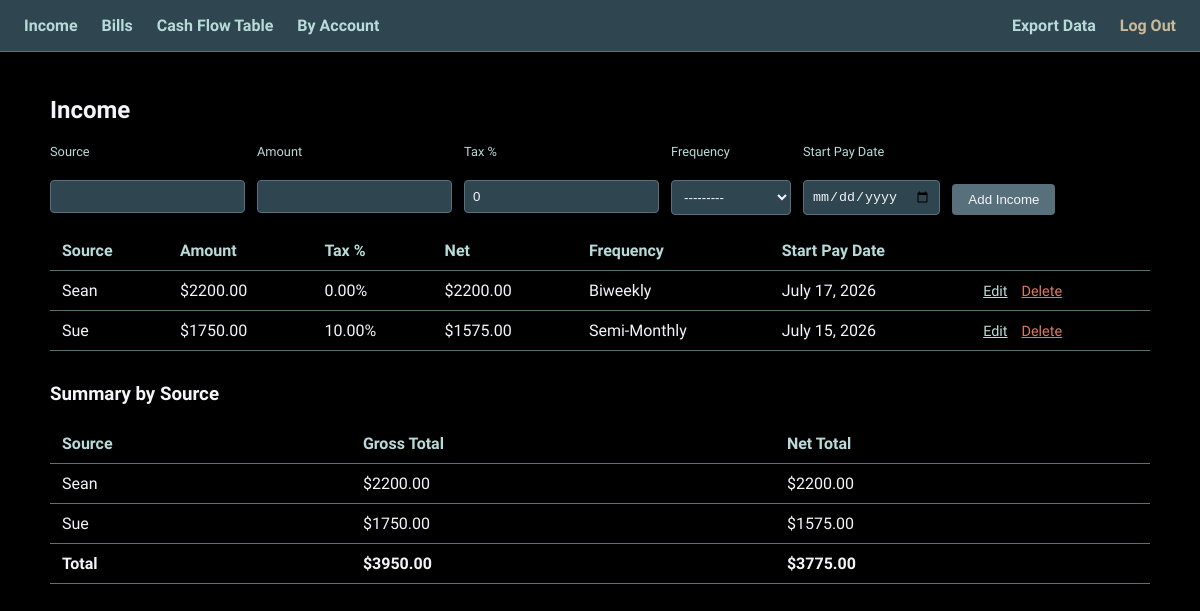
Screenshot of /income/ (signed in) with the database file from the repository.
### income/models.py (models this page shows, shortened)
class Income(models.Model):
    FREQUENCY_CHOICES = [
        ('weekly', 'Weekly'),
        ('biweekly', 'Biweekly'),
        ('semimonthly', 'Semi-Monthly'),
        ('monthly', 'Monthly'),
        ('onetime', 'One-Time'),
    ]
    owner = models.ForeignKey(User, on_delete=models.CASCADE)
    source = models.CharField(max_length=100)
    amount = models.DecimalField(max_digits=10, decimal_places=2)
    tax_deduction_percent = models.DecimalField(max_digits=5, decimal_places=2, default=0)
    frequency = models.CharField(max_length=12, choices=FREQUENCY_CHOICES)
    start_pay_date = models.DateField(help_text="The first known/anchor pay date")
    class Meta:
        ordering = ['source']
    @property
    def net_amount(self):
        return self.amount * (1- (self.tax_deduction_percent / 100))

### income/views.py (the view)
# urls.py: path('',views.income_list, name='income_list'),
@login_required
def income_list(request):
    if request.method == 'POST':
        form = IncomeForm(request.POST)
        if form.is_valid():
            income = form.save(commit=False)
            income.owner = request.user
            income.save()
            return redirect('income_list')
    else:
        form = IncomeForm()
    incomes = Income.objects.filter(owner=request.user)
    summary = {}
    for income in incomes:
        key = income.source
        if key not in summary:
            summary[key] = {'gross': Decimal('0'), 'net': Decimal('0')}
        summary[key]['gross'] += income.amount
        summary[key]['net'] += income.net_amount
    summary_list = sorted(
        [{'source': k, 'gross': v['gross'], 'net': v['net']} for k, v in summary.items()],
        key=lambda x: x['source']
    )
    total_gross = sum((i.amount for i in incomes), Decimal('0'))
    total_net = sum((i.net_amount for i in incomes), Decimal('0'))
    return render(request, 'income/income_list.html', {
        'form': form,
        'incomes': incomes,
        'summary_list': summary_list,
        'total_gross': total_gross,
        'total_net': total_net,
    })

### income/forms.py
class IncomeForm(forms.ModelForm):
    class Meta:
        model = Income
        fields = ['source', 'amount', 'tax_deduction_percent', 'frequency', 'start_pay_date']
        widgets = {
            'start_pay_date': forms.DateInput(attrs={'type': 'date'}),
            'source': forms.TextInput(attrs={'autofocus': True}),
        }

### income/templates/income/income_list.html (shortened to what this page needs)
{% extends 'base.html' %}
{% block content %}
    <h2>Income</h2>
    <form method="post" class="form-row" style="align-items:flex-start;">
        <div>
            <label for="{{ form.source.id_for_label }}">Source</label><br>
            {{ form.source }}
        </div>
        <div>
            <label for="{{ form.amount.id_for_label }}">Amount</label><br>
            {{ form.amount }}
        </div>
        <div>
            <label for="{{ form.tax_deduction_percent.id_for_label }}">Tax %</label><br>
            {{ form.tax_deduction_percent }}
        </div>
        <div>
            <label for="{{ form.frequency.id_for_label }}">Frequency</label><br>
            {{ form.frequency }}
        </div>
        <div>
            <label for="{{ form.start_pay_date.id_for_label }}">Start Pay Date</label><br>
            {{ form.start_pay_date }}
        </div>
        <div style="align-self:flex-end;">
            <button type="submit">Add Income</button>
        </div>
    </form>
    <table>
        <tr>
            <th>Source</th>
            <th>Amount</th>
            <th>Tax %</th>
            <th>Net</th>
            <th>Frequency</th>
            <th>Start Pay Date</th>
            <th></th>
        </tr>
        {% for income in incomes %}
        <tr>
            <td>{{ income.source }}</td>
            <td>${{ income.amount }}</td>
            <td>{{ income.tax_deduction_percent }}%</td>
            <td>${{ income.net_amount|floatformat:2 }}</td>
            <td>{{ income.get_frequency_display }}</td>
            <td>{{ income.start_pay_date }}</td>
            <td>
                <a href="{% url 'income_edit' income.pk %}" class="action-link">Edit</a>
                <a href="{% url 'income_delete' income.pk %}" class="action-link delete">Delete</a>
            </td>
        </tr>
        {% endfor %}
    </table>
        <h3 style="margin-top:32px;">Summary by Source</h3>
    <table>
        <tr>
            <th>Source</th>
            <th>Gross Total</th>
            <th>Net Total</th>
        </tr>
        {% for row in summary_list %}
        <tr>
            <td>{{ row.source }}</td>
            <td>${{ row.gross|floatformat:2 }}</td>
            <td>${{ row.net|floatformat:2 }}</td>
        </tr>
        {% endfor %}
        <tr style="font-weight:bold;">
            <td>Total</td>
            <td>${{ total_gross|floatformat:2 }}</td>
            <td>${{ total_net|floatformat:2 }}</td>
        </tr>
    </table>
{% endblock %}

### static/css/style.css (style rules this page uses)
body { background:#000000; color:#f4f4f9; font-family: 'League Spartan', sans-serif; margin:0; }
table { width:100%; border-collapse: collapse; margin-top:16px; }
th, td { text-align:left; padding:10px 12px; border-bottom:1px solid #586f7c; }
th { color:#b8dbd9; cursor:pointer; user-select:none; }
input, select { background:#2f4550; color:#f4f4f9; border:1px solid #586f7c; padding:8px; border-radius:4px; }
button { background:#586f7c; color:#f4f4f9; border:none; padding:8px 16px; border-radius:4px; cursor:pointer; }
.form-row { display:flex; gap:12px; flex-wrap:wrap; align-items:center; margin-bottom:16px; }
a.action-link { color:#b8dbd9; margin-right:10px; font-size:0.9em; }
a.action-link.delete { color:#e07a5f; }
label { font-size:0.8em; color:#b8dbd9; display:block; margin-bottom:2px; }

### rows the page displays
Income: source "Sean", amount "2200.00", tax_deduction_percent "0.00", net_amount "2200.00", frequency "Biweekly", start_pay_date "July 17, 2026", source "Sean"
Income: source "Sue", amount "1750.00", tax_deduction_percent "10.00", net_amount "1575.00", frequency "Semi-Monthly", start_pay_date "July 15, 2026", source "Sue"

### other values shown
{{ row.gross|floatformat:2 }} "2200.00" "1750.00"
{{ row.net|floatformat:2 }} "2200.00" "1575.00"
{{ total_gross|floatformat:2 }} "3950.00"
{{ total_net|floatformat:2 }} "3775.00"
